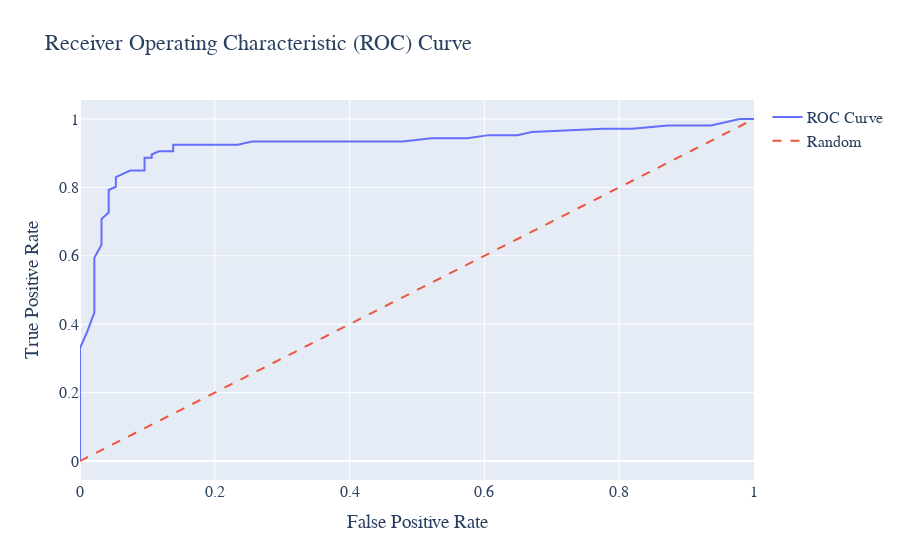

The code cell stored with this chart in its notebook:
### Code cell
import plotly.graph_objects as go
from sklearn.metrics import roc_curve
from sklearn.model_selection import cross_val_predict
from sklearn.ensemble import RandomForestClassifier
from sklearn.datasets import make_classification

# Generate some example data
X, y = make_classification(n_samples=1000, n_features=20, random_state=42)
X_test, y_test = X[:200], y[:200]
best_model = RandomForestClassifier(random_state=42)
best_model.fit(X, y)

# Obtain predicted scores using cross-validation
y_scores = cross_val_predict(best_model, X_test, y_test, method="predict_proba")[:, 1]

# Compute ROC curve
fpr, tpr, thresholds = roc_curve(y_test, y_scores)

# Plot ROC curve using Plotly
fig = go.Figure()
fig.add_trace(go.Scatter(x=fpr, y=tpr, mode='lines', name='ROC Curve'))
fig.add_trace(go.Scatter(x=[0, 1], y=[0, 1], mode='lines', name='Random', line=dict(dash='dash')))
fig.update_layout(title='Receiver Operating Characteristic (ROC) Curve',
                  xaxis=dict(title='False Positive Rate'),
                  yaxis=dict(title='True Positive Rate'),
                  showlegend=True)
fig.update_layout(
    font=dict(family='Droid-Serif', size=16))
iplot(fig)

### Figure 1 — Plotly figure (JSON) as saved in the notebook; plotly's stock layout.template omitted (floating-point values rounded to 4 significant figures)
{"data": [{"mode": "lines", "name": "ROC Curve", "type": "scatter", "x": [0, 0, 0, 0, 0, 0, 0, 0.01064, 0.02128, 0.02128, 0.02128, 0.02128, 0.02128, 0.03191, 0.03191, 0.03191, 0.03191, 0.03191, 0.04255, 0.04255, 0.04255, 0.05319, 0.05319, 0.07447, 0.09574, 0.09574, 0.09574, 0.1064, 0.1064, 0.117, 0.1383, 0.1383, 0.1915, 0.2234, 0.234, 0.2553, 0.266, 0.2872, 0.3404, 0.383, 0.4362, 0.4787, 0.5213, 0.5638, 0.5745, 0.6064, 0.6489, 0.6702, 0.7766, 0.8085, 0.8191, 0.8723, 0.883, 0.9255, 0.9362, 0.9787, 1], "y": [0, 0.0283, 0.04717, 0.1604, 0.2075, 0.2925, 0.3302, 0.3774, 0.434, 0.4717, 0.5283, 0.5849, 0.5943, 0.6321, 0.6604, 0.6792, 0.6887, 0.7075, 0.7264, 0.783, 0.7925, 0.8019, 0.8302, 0.8491, 0.8491, 0.8679, 0.8868, 0.8868, 0.8962, 0.9057, 0.9057, 0.9245, 0.9245, 0.9245, 0.9245, 0.934, 0.934, 0.934, 0.934, 0.934, 0.934, 0.934, 0.9434, 0.9434, 0.9434, 0.9528, 0.9528, 0.9623, 0.9717, 0.9717, 0.9717, 0.9811, 0.9811, 0.9811, 0.9811, 1, 1]}, {"line": {"dash": "dash"}, "mode": "lines", "name": "Random", "type": "scatter", "x": [0, 1], "y": [0, 1]}], "layout": {"font": {"family": "Droid-Serif", "size": 16}, "showlegend": true, "title": {"text": "Receiver Operating Characteristic (ROC) Curve"}, "xaxis": {"title": {"text": "False Positive Rate"}}, "yaxis": {"title": {"text": "True Positive Rate"}}}}
